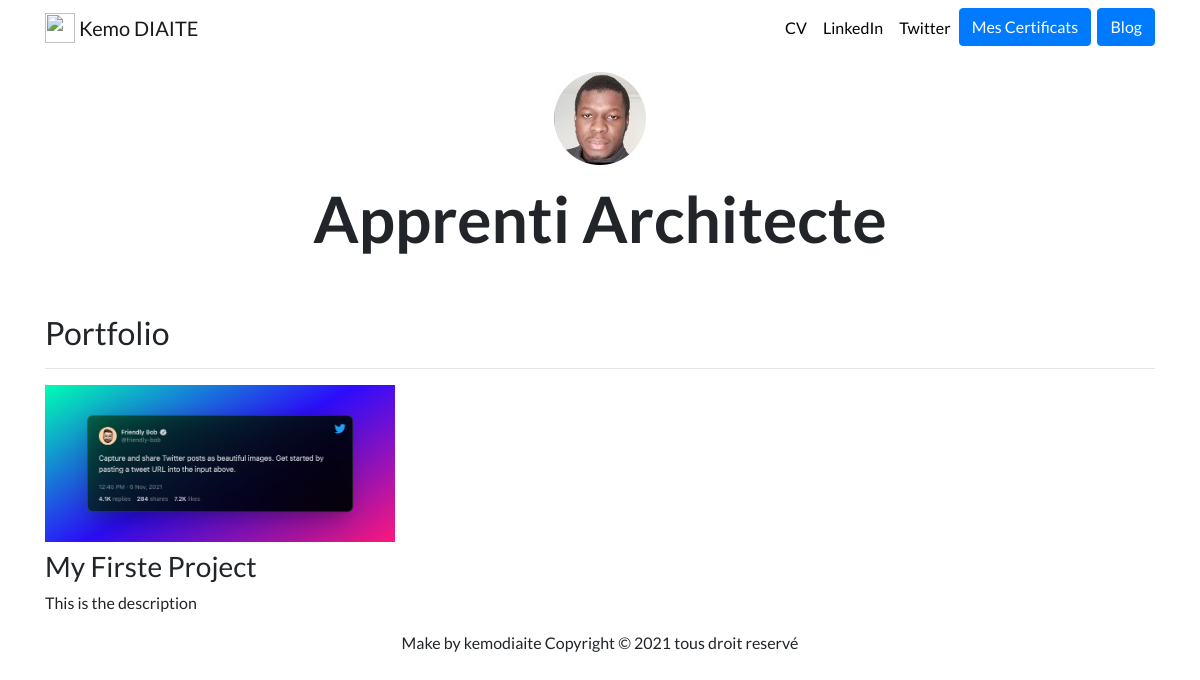
The page / on the database its author committed.
### portfolio/models.py (models this page shows, shortened)
class Project(models.Model):
    title = models.CharField(max_length=100, blank=True)
    description = models.CharField(max_length=200)
    image = models.ImageField(upload_to='portfolio/images')
    url = models.URLField(blank=True)

### portfolio/views.py (the view)
# urls.py: 2. Add a URL to urlpatterns:  path('', views.home, name='home')
def home(request):
    projects = Project.objects.all()
    return render(request, 'portfolio/home.html', {'projects': projects})

### portfolio/templates/portfolio/home.html
{% extends "portfolio/base.html" %}
{% load static %}
{% block content %}
<div class="row justify-content-center my-3">
  <div class="col-5" align="center">
    <img src="{% static 'portfolio/kemo.jpg' %}" class="img-fluid" >
  </div>
</div>
<div class="row justify-content-center mb-3">
  <div class="col-md-9 text-center">
    <h1 id="hometext" class="font-weight-bold">Apprenti Architecte</h1>
  </div>
</div>
<h2 class="mt-5">Portfolio</h2>
<hr>
<div class="row">
  {% for project in projects %}
  <div class="col-lg-4 col-md-6">
    {% if project.url %}
    <a href="{{ project.url }}">
      <img src="{{ project.image.url }}" class="img-fluid mb-2">
    </a>
    {% else %}
    <img src="{{ project.image.url }}" class="img-fluid mb-2">
    {% endif %}
    <h3>{{ project.title }}</h3>
    <p>{{ project.description }}</p>
  </div>
  {% endfor %}
</div>
{% endblock %}

### portfolio/templates/portfolio/base.html (shortened to what this page needs)
{% load static %}
<!doctype html>
<html lang="en">
<head>
  <link rel="stylesheet" href="https://stackpath.bootstrapcdn.com/bootstrap/4.4.1/css/bootstrap.min.css">
  <link rel="stylesheet" href="{% static "portfolio/custom.css" %}">
</head>
<body>
  <nav id="topNav" class="navbar navbar-expand-md navbar-light">
    <div class="container">
      <a class="navbar-brand" href="{% url 'home' %}">
        <img src="{% static "" %}" width="30" height="30" class="d-inline-block align-top" alt="">
        <span>Kemo DIAITE</span>
      </a>
      <div class="collapse navbar-collapse text-center" id="navbarNav">
        <ul class="navbar-nav ml-auto">
          <li class="nav-item">
            <a class="nav-link" href="{% static "portfolio/CVKemo.pdf" %}">CV</a>
          </li>
          <li class="nav-item">
            <a class="nav-link" href="https://www.linkedin.com/in/k%C3%A9mo-diaite-053a79188/" target="_blank">LinkedIn</a>
          </li>
          <li class="nav-item">
            <a class="nav-link" href="https://twitter.com/DiaiteKemo" target="_blank">Twitter</a>
          </li>
            <li>
            <a role="button" href="{% url 'certificat:certificats' %}" class="btn btn-primary">Mes Certificats</a>
          </li>
          <li>
            <a role="button" href="{% url 'blog:all_blogs' %}" class="btn btn-primary">Blog</a>
          </li>
        </ul>
      </div>
    </div>
  </nav>
  <div class="container">
    {% block content %}{% endblock %}
  </div>
</body>
<footer class="text-center">Make by kemodiaite Copyright &copy; 2021 tous droit reservé </footer>
</html>

### portfolio/static/portfolio/custom.css (style rules this page uses)
.navbar-nav .nav-link { color: rgba(0,0,0,1) !important; }
body { font-family: 'Lato', sans-serif; }
@media (min-width: 992px) { #hometext { font-size: 4rem; } }

### rows shown on the page
Project: image (picture), title "My Firste Project", description "This is the description"
